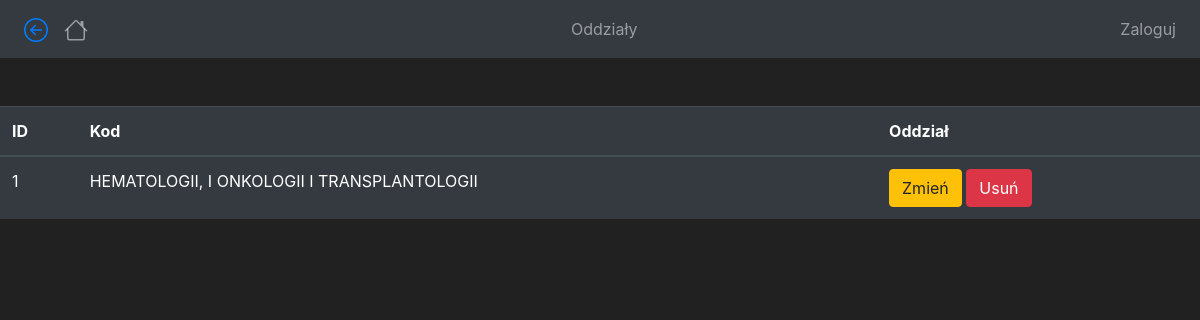
The page /slowniki_oddzialy on the database as committed earlier.
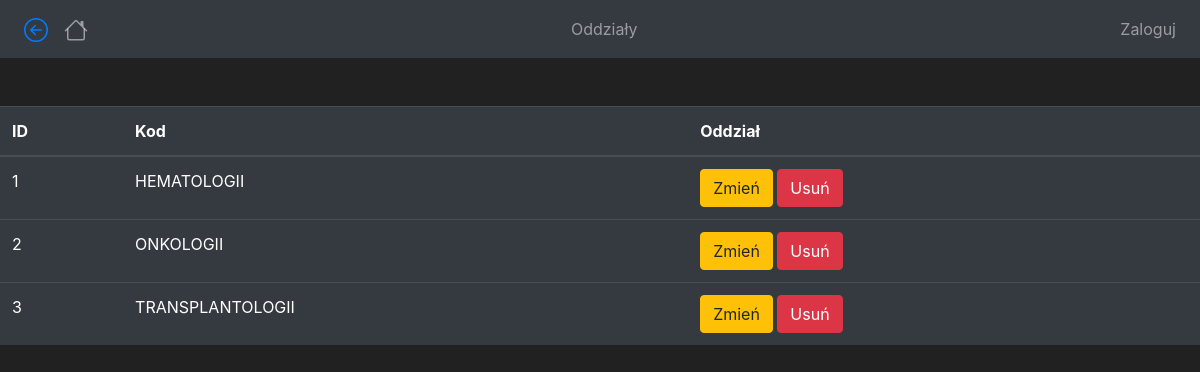
The same page on the database as committed later.
### iszlc/models.py (models this page shows, shortened)
class Oddzialy(db.Model):
    id_odd = db.Column(db.Integer(), primary_key=True)
    nazwa_odd = db.Column(db.String(length=30), nullable=True, unique=False)

### iszlc/routes.py (the view)
@app.route('/slowniki_oddzialy')
def slowniki_oddzialy_page():
    oddzial = Oddzialy.query.all()
    return render_template('slowniki/oddzialy.html', Oddzialy=oddzial)

### iszlc/routes.py (called while the page is built)
@app.context_processor
def base():
	form = SearchForm()
	return dict(form=form)

### iszlc/templates/slowniki/oddzialy.html (shortened to what this page needs)
{% extends 'base.html' %}
{% block title %}
    Oddziały
{% endblock %}
{% block content %}
<br>
<br>
      <table class="table table-hover table-dark">
          <thead>
              <tr>
                  <th scope="col">ID</th>
                  <th scope="col">Kod</th>
                  <th scope="col">Oddział</th>
              </tr>
          </thead>
          {% for oddzial in Oddzialy %}
              <tr>
                  <td>{{ oddzial.id_odd }}</td>
                  <td>{{ oddzial.nazwa_odd }}</td>
                  <td>
                      <button class="btn btn-outline btn-warning">Zmień</button>
                      <a class="btn btn-outline btn-danger"
                      href="#">Usuń</a>
                  </td>
              </tr>
          {% endfor %}
      </table>
{% endblock %}

### iszlc/templates/base.html (shortened to what this page needs)
<!doctype html>
<html lang="pl">
   <head>
      <link rel="stylesheet" href="https://cdn.jsdelivr.net/npm/bootstrap@4.5.3/dist/css/bootstrap.min.css">
   </head>
   <body>
    <nav class="navbar navbar-expand-md navbar-dark bg-dark">
      <div class="collapse navbar-collapse justify-content-between" id="navbarNav">
        <ul class="navbar-nav">
            <li class="nav-link" class="back">
              <a href="javascript:history.back()">
              </a>
            </li>
            <li>
              <a class="nav-link" href="{{ url_for('iszlc_page') }}">
              <span class="sr-only">(current)</span></a>
            </li>
        </ul>
        <ul class="navbar-nav">
          <li class="nav-item">
              <a class="nav-link" href="#">
                  {% block title %}
                  {% endblock %}
              </a>
          </li>
       </ul>
        {% if current_user.is_authenticated %}
        <ul class="navbar-nav">
            <li class="nav-item">
                </a>
            </li>
            <li class="nav-item">
                <a class="nav-link">{{ current_user.imie }} {{ current_user.nazwisko }}</a>
            </li>
            <li class="nav-item">
                <a class="nav-link" href="{{ url_for('logout_page') }}">Wyloguj</a>
            </li>
        </ul>
        {% else %}
        <ul class="navbar-nav">
          <li class="nav-item">
              <a class="nav-link" href="{{ url_for('login_page') }}">Zaloguj</a>
        </li>
    </ul>
  {% endif %}
      </div>
    </nav>
      {% block content %}
      {% endblock %}
   </body>
</html>

### iszlc/templates/base.html (style rules this page uses)
body { background-color: #212121; color: white }

Rows that differ between the two databases and show on the page:
changed Oddzialy id 1: nazwa_odd "HEMATOLOGII, I ONKOLOGII I TRANSPLANTOLOGII" → "HEMATOLOGII"
added Oddzialy: id_odd "2", nazwa_odd "ONKOLOGII"
added Oddzialy: id_odd "3", nazwa_odd "TRANSPLANTOLOGII"
